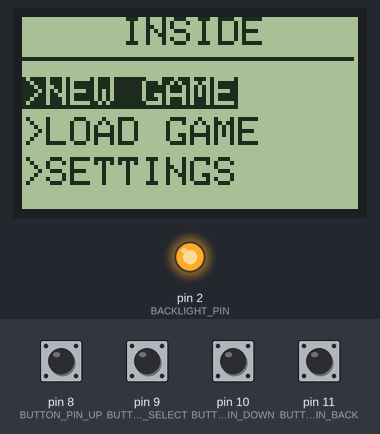
Bench run of a sketch on a simulated Arduino Uno, built with avr-gcc and run on an emulated ATmega328P. Shown: 84×48 one-colour display, output pins drawn as LEDs (lit = HIGH). The inputs (shaded band) are chosen by the test bench; at power-on: pin 8 (BUTTON_PIN_UP), pin 9 (BUTTON_PIN_SELECT), pin 10 (BUTTON_PIN_DOWN), pin 11 (BUTTON_PIN_BACK) LOW.

Above: at 1.2 s.
1.3 s: pin 8 (BUTTON_PIN_UP) pulled HIGH for 0.15 s
At 2.7 s:
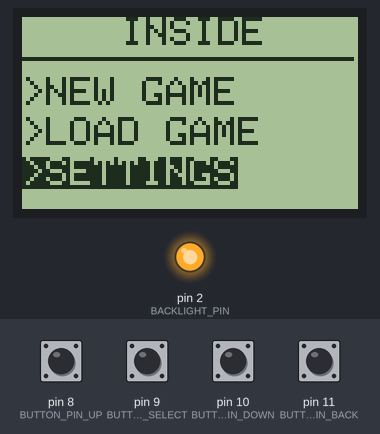
3.0 s: pin 9 (BUTTON_PIN_SELECT) pulled HIGH for 0.15 s
At 4.0 s:
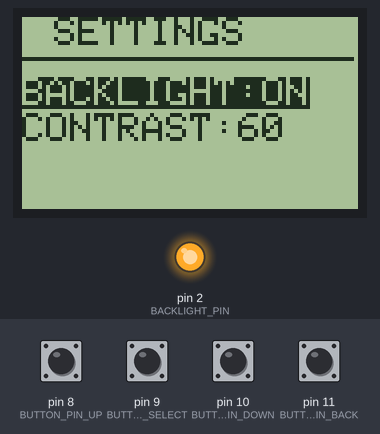
4.7 s: pin 9 (BUTTON_PIN_SELECT) pulled HIGH for 1 s
At 6.2 s:
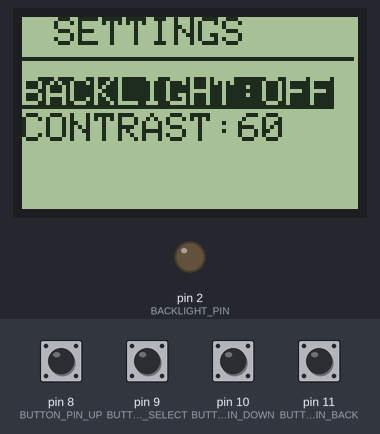
7.2 s: pin 11 (BUTTON_PIN_BACK) pulled HIGH for 0.15 s
At 8.3 s:
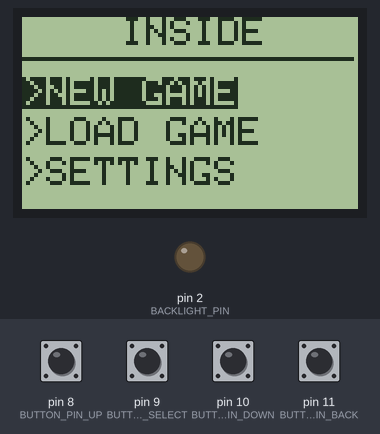
8.9 s: pin 10 (BUTTON_PIN_DOWN) pulled HIGH for 0.15 s
At 9.5 s:
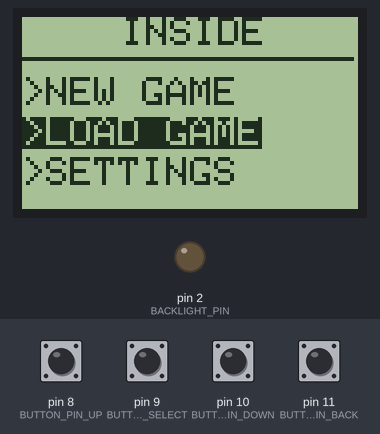
10.6 s: pin 9 (BUTTON_PIN_SELECT) pulled HIGH for 0.15 s
At 11.6 s:
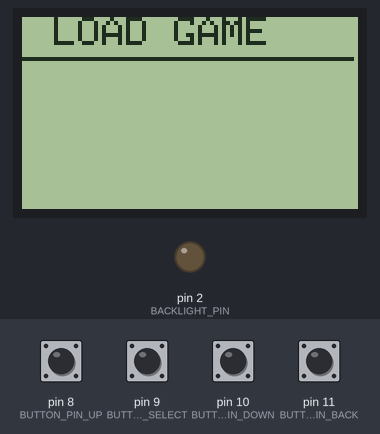
Timing chart, 0 to 13.3 s (numbered marks = the images above; inputs shaded):
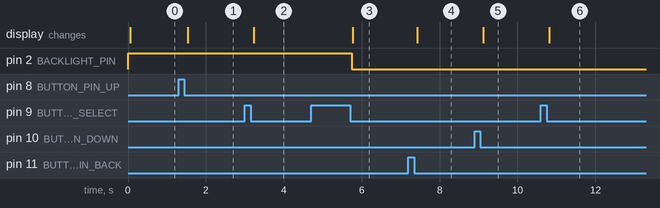

Measured:
- after the input at 1.3 s, the display: changes after 0.24 s (image 1)
- after the input at 3.0 s, the display: changes after 0.23 s (image 2)
- after the input at 4.7 s, pin 2 (BACKLIGHT_PIN): HIGH → LOW after 1.1 s; the display: changes after 1.1 s (image 3)
- after the input at 7.2 s, the display: changes after 0.23 s (image 4)
- after the input at 8.9 s, the display: changes after 0.22 s (image 5)
- after the input at 10.6 s, the display: changes after 0.22 s (image 6)

The sketch:

MY_UI.ino
```cpp
#include <SPI.h>
#include <Adafruit_GFX.h>
#include <Adafruit_PCD8544.h>

#define BUTTON_PIN_UP 8
#define BUTTON_PIN_SELECT 9
#define BUTTON_PIN_DOWN 10
#define BUTTON_PIN_BACK 11
#define BACKLIGHT_PIN 2

// Declare LCD object for SPI
// Adafruit_PCD8544(CLK,DIN,D/C,CE,RST);
Adafruit_PCD8544 display = Adafruit_PCD8544(7, 6, 5, 4, 3);

boolean backLight = true;
int contrastValue = 60; // Default Contrast Value

int displayItem = 1;
int displayPage = 1;

// --- UP DOWN SELECT BACK -- //
volatile boolean buttonStatusUp = false;
volatile boolean buttonStatusDown = false;
volatile boolean buttonStatusSelect = false;
volatile boolean buttonStatusBack = false;

// --- READ -- //
int readButtonDown = 0;
int readButtonUp = 0;
int readButtonSelect = 0;
int readButtonBack = 0;

// --- CHECK -- //
int lastButtonStateDown = 0;
int lastButtonStateUp = 0;
int lastButtonStateSelect = 0;
int lastButtonStateBack = 0;

void setup() {

  pinMode(BUTTON_PIN_DOWN, INPUT);
  pinMode(BUTTON_PIN_UP, INPUT);
  pinMode(BUTTON_PIN_SELECT, INPUT);
  pinMode(BUTTON_PIN_BACK, INPUT);
  pinMode(BACKLIGHT_PIN, OUTPUT);

  digitalWrite(BACKLIGHT_PIN, HIGH); //Turn Backlight ON

  display.begin();
  display.setContrast(contrastValue); //Set contrast to 60
  display.clearDisplay();
  display.display();

  Serial.begin(9600);

}

void loop() {
  displayMenu();

  readButtonDown = digitalRead(BUTTON_PIN_DOWN);
  readButtonUp = digitalRead(BUTTON_PIN_UP);
  readButtonSelect = digitalRead(BUTTON_PIN_SELECT);
  readButtonBack = digitalRead(BUTTON_PIN_BACK);

  checkButtons();

  displayPages();
  statusSelect();
}

void checkButtonPressDown() {
  if (readButtonDown != lastButtonStateDown) {
    if (readButtonDown == 0) {
      buttonStatusDown = true;
    }
    delay(50);
  }
  lastButtonStateDown = readButtonDown;
}

void checkButtonPressUp() {
  if (readButtonUp != lastButtonStateUp) {
    if (readButtonUp == 0) {
      buttonStatusUp = true;
    }
    delay(50);
  }
  lastButtonStateUp = readButtonUp;
}

void checkButtonPressSelect() {
  if (readButtonSelect != lastButtonStateSelect) {
    if (readButtonSelect == 0) {
      buttonStatusSelect = true;
    }
    delay(50);
  }
  lastButtonStateSelect = readButtonSelect;
}

void checkButtonPressBack() {
  if (readButtonBack != lastButtonStateBack) {
    if (readButtonBack == 0) {
      buttonStatusBack = true;
    }
    delay(50);
  }
  lastButtonStateBack = readButtonBack;
}


void displayMenu()
{

  if (displayPage == 1) {

    // ---- INSIDE ---- //
    display.setTextSize(1);
    display.clearDisplay();
    display.setTextColor(BLACK, WHITE);
    display.setCursor(25, 0);
    display.print("INSIDE");
    display.drawFastHLine(0, 10, 83, BLACK);


    // ---- NEW GAME ---- //
    if (displayItem == 1) {
      display.setTextColor(WHITE, BLACK);
    }
    else {
      display.setTextColor(BLACK, WHITE);
    }

    display.setCursor(0, 15);
    display.print(">NEW GAME");


    // ---- LOAD GAME ---- //
    if (displayItem == 2) {
      display.setTextColor(WHITE, BLACK);
    }
    else {
      display.setTextColor(BLACK, WHITE);
    }
    display.setCursor(0, 25);
    display.print(">LOAD GAME");


    // ---- SETTINGS ---- //
    if (displayItem == 3) {
      display.setTextColor(WHITE, BLACK);
    }
    else {
      display.setTextColor(BLACK, WHITE);
    }
    display.setCursor(0, 35);
    display.print(">SETTINGS");
    display.display();
  }


  // ---- SETTINGS INTERFACE---- //
  else if (displayPage == 4) {
    display.clearDisplay();

    display.setTextSize(1);
    display.clearDisplay();
    display.setTextColor(BLACK, WHITE);
    display.setCursor(8, 0);
    display.print("SETTINGS");
    display.drawFastHLine(0, 10, 83, BLACK);
    display.setCursor(0, 15);

    if (displayItem = 4) {
      display.setTextColor(WHITE, BLACK);

      if (backLight) {
        display.print("BACKLIGHT:");
        display.print("ON");
      }
      else {
        display.print("BACKLIGHT:");
        display.print("OFF");
      }

    } else {
      display.setTextColor(BLACK, WHITE);
    }

//
//    if (displayItem = 5) {
//      display.setTextColor(WHITE, BLACK);
//      display.setCursor(0, 24);
//      display.print("CONTRAST:");
//      display.print(contrastValue);
//    }
//    else {
//      display.setTextColor(BLACK, WHITE);
//      display.setCursor(0, 24);
//      display.print("CONTRAST:");
//      display.print(contrastValue);
//    }

    display.setTextColor(BLACK, WHITE);
    display.setCursor(0, 24);
    display.print("CONTRAST:");
    display.print(contrastValue);

    display.display();
  }
}

void displayPages() {

  if (displayPage == 1 && buttonStatusUp)
  {
    buttonStatusUp = false;
    displayItem--;
    if (displayItem == 0)//if you are on NEW GAME when you press up your cursor will be on SETTINGS
    {
      displayItem = 3;
    }
  }

  if (displayPage == 1 && buttonStatusDown)
  {
    buttonStatusDown = false;
    displayItem++;
    if (displayItem == 4)//if you are on SETTINGS when you press up your cursor will be on NEW GAME
    {
      displayItem = 1;
    }
  }

  else if (displayPage == 4 && buttonStatusDown)
  {
    buttonStatusDown = false;
    //BACKLIGHT
  }

  else if (displayPage == 2 && buttonStatusBack) {
    buttonStatusBack = false;
    //TURN BACK TO MENU
    displayPage = 1;
    displayItem = 1;
  }

  else if (displayPage == 3 && buttonStatusBack) {
    buttonStatusBack = false;
    //TURN BACK TO MENU
    displayPage = 1;
    displayItem = 1;
  }

  else if (displayPage == 4 && buttonStatusBack) {
    buttonStatusBack = false;
    //TURN BACK TO MENU
    displayPage = 1;
    displayItem = 1;
  }
}

void statusSelect() {

  if (buttonStatusSelect) {
    buttonStatusSelect = false;

    if (displayPage == 1 && displayItem == 1) {
      //NEW GAME
      displayPage = 2;
    }

    if (displayPage == 1 && displayItem == 2) {
      //LOAD GAME
      displayPage = 3;
    }

    if (displayPage == 1 && displayItem == 3)
    {
      displayPage = 4;
    }

    if (displayPage == 2) {
      newGame();
    }


    if (displayPage == 3) {
      loadGame();
    }

    if (displayPage == 4 && displayItem == 4) {
      if (backLight) {
        backLight = false;
        turnBacklightOff();
      }
      else {
        backLight = true;
        turnBacklightOn();
      }
    }

    if (displayPage == 4 && displayItem == 5) {
      setContrast();
    }

  }
}

void turnBacklightOn()
{
  digitalWrite(BACKLIGHT_PIN, HIGH);
}

void turnBacklightOff()
{
  digitalWrite(BACKLIGHT_PIN, LOW);
}


void setContrast()
{
  display.setContrast(contrastValue);
  display.display();
}


void newGame() {
  display.setTextSize(1);
  display.clearDisplay();
  display.setTextColor(BLACK, WHITE);
  display.setCursor(8, 0);
  display.print("NEW GAME");
  display.drawFastHLine(0, 10, 83, BLACK);
  display.display();

}

void loadGame() {
  display.setTextSize(1);
  display.clearDisplay();
  display.setTextColor(BLACK, WHITE);
  display.setCursor(8, 0);
  display.print("LOAD GAME");
  display.drawFastHLine(0, 10, 83, BLACK);
  display.display();

}

void settingsMenu() {

  if (displayItem == 4 && buttonStatusDown) {
    buttonStatusDown = false;
    displayItem++;
  }

}

void checkButtons() {
  checkButtonPressDown();
  checkButtonPressUp();
  checkButtonPressSelect();
  checkButtonPressBack();
}
```
